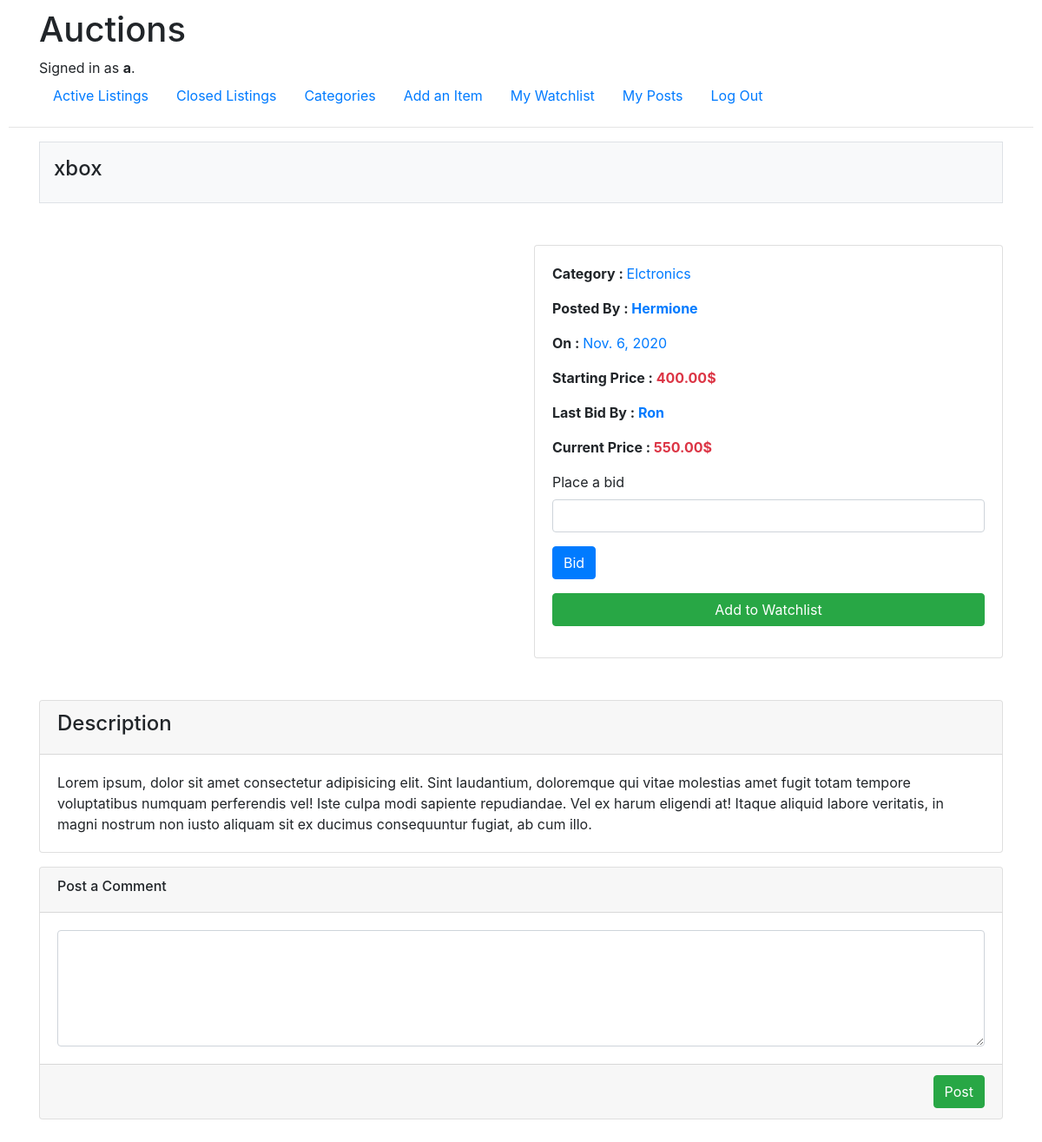
The app's page /item/5 (signed in) with its own data.
### auctions/models.py (models this page shows, shortened)
class User(AbstractUser):
    watchlist = models.ManyToManyField('Item', blank=True, related_name="watched_by")

class Item(models.Model):
    title = models.CharField(max_length=64)
    description = models.TextField()
    image_url = models.URLField(blank=True)
    category = models.ForeignKey('Category', related_name='items', on_delete=models.SET_DEFAULT, default=1)
    owner = models.ForeignKey('User', on_delete=models.CASCADE, related_name='items')
    created_at = models.DateField(auto_now=True)
    open = models.BooleanField()
    starting_price = models.DecimalField(max_digits=10, decimal_places=2, default=0)

class Category(models.Model):
    title = models.CharField(max_length=64)

class Bid(models.Model):
    item = models.OneToOneField('Item', on_delete=models.CASCADE)
    bidder = models.ForeignKey('User', on_delete=models.CASCADE, related_name='bids')
    price = models.DecimalField(max_digits=10, decimal_places=2)

### auctions/views.py (the view, shortened to what this page needs)
# urls.py: path("item/<int:item_id>", views.item, name="item"),
def item(request, item_id):
    item = Item.objects.get(pk=item_id)
    if hasattr(item, 'bid'):
        bid = item.bid
    else:
        bid = None
    if not request.user.is_authenticated:
        watchlist_flag = None
    elif item in request.user.watchlist.all():
        watchlist_flag = "remove"
    else:
        watchlist_flag = "add"
    comments = item.comments.all()
    return render(request, "auctions/item.html", {
        "item":item,
        "bid":bid,
        "watchlist_flag":watchlist_flag,
        "comments":comments
    })

### auctions/templates/auctions/item.html (shortened to what this page needs)
{% extends "auctions/layout.html" %}
{% block body %}
  <div class="container">
    <div class="p-3 mb-5 bg-light border">
      <h4>{{ item.title }}</h4>
    </div>
    <div class="row mb-5">
      <div class="col-md-6">
      </div>
      <div class="col-md-6">
        <div class="card">
          <div class="card-body">
            <div class="card-text">
              <p>
                <span class="font-weight-bold">Category : </span>
                <span class="text-primary">{{ item.category.title }}</span>
              </p>
              <p>
                <span class="font-weight-bold">Posted By : </span>
                {% if request.user == item.owner %}
                  <span class="text-success font-weight-bold">You</span>
                {% else %}
                  <span class="text-primary font-weight-bold">{{  item.owner.username|title }}</span>
                {% endif %}
              </p>
              <p>
                <span class="font-weight-bold">On : </span>
                <span class="text-primary">{{  item.created_at  }}</span>
              </p>
              <p>
                <span class="font-weight-bold">Starting Price : </span>
                <span class="text-danger font-weight-bold">{{  item.starting_price  }}$</span>
              </p>
              {% if item.open == True %}
                {% if bid is not None %}
                  <p>
                    <span class="font-weight-bold">Last Bid By : </span>
                    {% if item.bid.bidder == request.user %}
                      <span class="text-success font-weight-bold">You</span>
                    {% else %}
                      <span class="text-primary font-weight-bold">{{ item.bid.bidder.username|title }}</span>
                    {% endif %}
                  </p>
                  <p>
                    <span class="font-weight-bold ">Current Price : </span>
                    <span class="text-primary font-weight-bold text-danger">{{ item.bid.price }}$</span>
                  </p>
                {% else %}
                  <h3 class="font-weight-bold text-danger">No Biddings placed</h3>
                {% endif %}
                {% if request.user == item.owner %}
                  <p>
                    <form action="{% url 'closebidding' %}" method="POST">
                      {% csrf_token %}
                      <input type="hidden" value="{{ item.id }}" name="item_id">
                      <button type="submit" class="btn btn-danger">Close</button>
                    </form>
                  </p>
                {% elif request.user.is_authenticated %}
                  <p>
                    <form action="{% url 'bidprocess' %}" method="POST">
                      <div class="form-group">
                        <label for="new_bid">Place a bid</label>
                        <input type="number" step="0.01" class="form-control" name="new_bid">
                      </div>
                      <button type="submit" class="btn btn-primary">Bid</button>
                    </form>
                  </p>
                {% endif %}
              {% endif %}
              <p>
                {% if watchlist_flag is not None %}
                  <form action="{% url 'item' item.id %}" method="POST">
                    {% if watchlist_flag == "add" %}
                      <button type="submit" class="btn btn-success btn-block">Add to Watchlist</button>
                    {% else %}
                      <button type="submit" class="btn btn-warning btn-block">Remove from Watchlist</button>
                    {% endif %}
                  </form>
                {% endif %}
              </p>
            </div>
          </div>
        </div>
      </div>
    </div>
    <div class="row">
      <div class="col">
        <div class="card">
          <div class="card-header">
            <h4>Description</h4>
          </div>
          <div class="card-body">
            <p class="card-text">
              {{ item.description }}
            </p>
          </div>
        </div>
      </div>
    </div>
    {% if user.is_authenticated %}
      <div class="row">
        <div class="col">
          <form action="{% url 'commentprocess' %}" method="POST">
            <div class="card my-3">
              <div class="card-header">
                <h6>Post a Comment</h4>
              </div>
              <div class="card-body">
                <textarea name="comment-text" class="form-control" cols="30" rows="5"></textarea>
              </div>
              <div class="card-footer text-right">
                <button type="submit" class="btn btn-success">Post</button>
              </div>
            </div>
          </form>
        </div>
      </div>
    {% endif %}
{% endblock %}

### auctions/templates/auctions/layout.html (shortened to what this page needs)
{% load static %}
<!DOCTYPE html>
<html lang="en">
    <head>
        <link rel="stylesheet" href="https://stackpath.bootstrapcdn.com/bootstrap/4.4.1/css/bootstrap.min.css">
        <link href="{% static 'auctions/styles.css' %}" rel="stylesheet">
    </head>
    <body>
        <div class="container">
            <h1>Auctions</h1>
            <div>
                {% if user.is_authenticated %}
                    Signed in as <strong>{{ user.username }}</strong>.
                {% else %}
                    Not signed in.
                {% endif %}
            </div>
            <ul class="nav">
                <li class="nav-item">
                    <a class="nav-link" href="{% url 'index' %}">Active Listings</a>
                </li>
                <li class="nav-item">
                    <a class="nav-link" href="{% url 'closedlistings' %}">Closed Listings</a>
                </li>
                <li class="nav-item">
                    <a class="nav-link" href="{% url 'itemcountbycategory' %}">Categories</a>
                </li>
                {% if user.is_authenticated %}
                    <li class="nav-item">
                        <a class="nav-link" href="{% url 'create' %}">Add an Item</a>
                    </li>
                    <li class="nav-item">
                        <a class="nav-link" href="{% url 'watchlistitems' %}">My Watchlist </a>
                    </li>
                    <li class="nav-item">
                        <a class="nav-link" href="{% url 'userposts' %}">My Posts</a>
                    </li>
                    <li class="nav-item">
                        <a class="nav-link" href="{% url 'logout' %}">Log Out</a>
                    </li>
                {% endif %}
            </ul>
        </div>
        <hr>
        {% block body %}
        {% endblock %}
    </body>
</html>

### auctions/static/auctions/styles.css (style rules this page uses)
body { padding: 10px; }

### records on screen
User: username "a"
Item: title "xbox", category "Elctronics", owner.username "Hermione", created_at "Nov. 6, 2020", starting_price "400.00", bid.bidder.username "Ron", bid.price "550.00", description "Lorem ipsum, dolor sit amet consectetur adipisicing elit. Sint laudantium, doloremque qui vitae molestias amet fugit totam tempore voluptatibus numquam perferendis vel! Iste culpa modi sapiente repudiandae. Vel ex harum eligendi at! Itaque aliquid labore veritatis, in magni nostrum non iusto aliquam sit ex ducimus consequuntur fugiat, ab cum illo."
